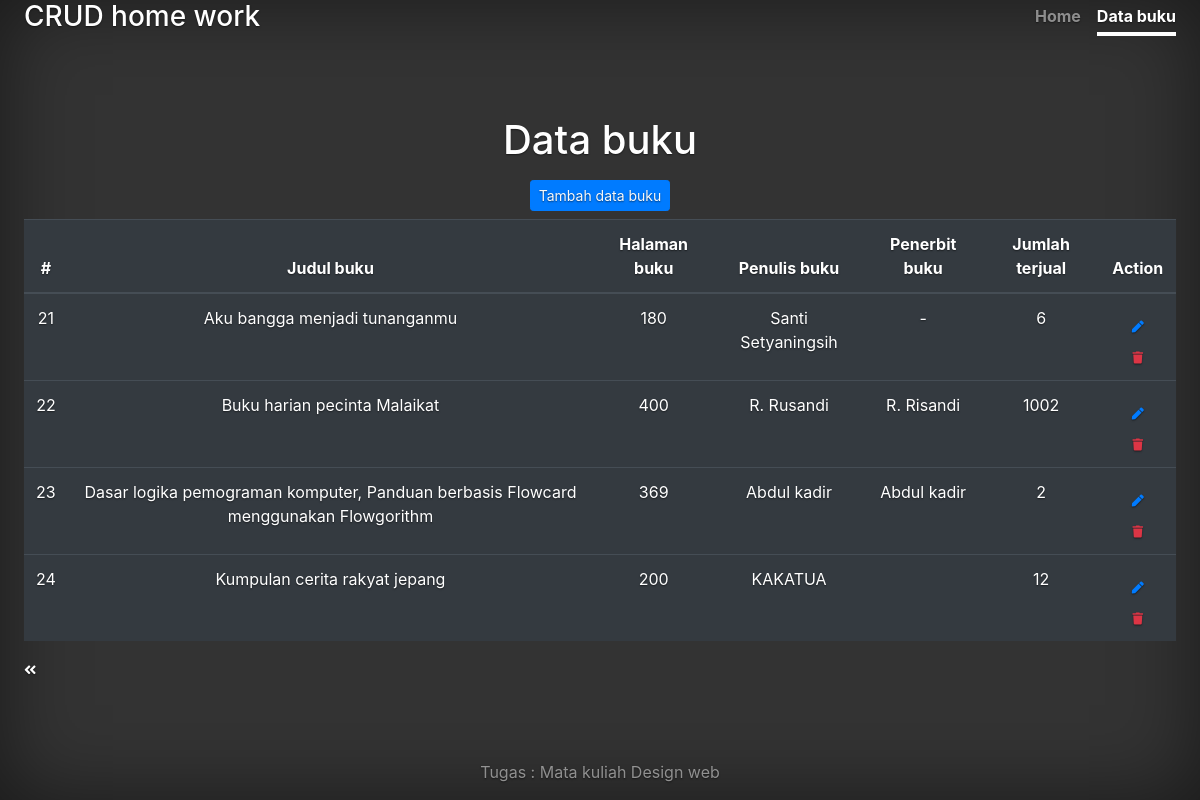
The page /databuku.php?page=2 on the database its author committed.
### tables this page shows
CREATE TABLE `buku` (
  `id` bigint(20) NOT NULL,
  `judul_buku` varchar(255) NOT NULL,
  `halaman_buku` int(11) NOT NULL,
  `penulis_buku` varchar(255) NOT NULL,
  `penerbit_buku` text DEFAULT NULL,
  `jumlah_terjual` int(11) NOT NULL
);

### databuku.php (the view, shortened to what this page needs)
<?php
$pdo = pdo_connect_mysql();
$page = isset($_GET['page']) && is_numeric($_GET['page']) ? (int)$_GET['page'] : 1;
$records_per_page = 5;
$stmt = $pdo->prepare('SELECT * FROM buku ORDER BY id LIMIT :current_page, :record_per_page');
$stmt->bindValue(':current_page', ($page - 1) * $records_per_page, PDO::PARAM_INT);
$stmt->bindValue(':record_per_page', $records_per_page, PDO::PARAM_INT);
$stmt->execute();
$buku = $stmt->fetchAll(PDO::FETCH_ASSOC);
$num_buku = $pdo->query('SELECT COUNT(*) FROM buku')->fetchColumn(); ?>
<!doctype html>
<html lang="en">
<head>
    <link rel="stylesheet" href="https://stackpath.bootstrapcdn.com/bootstrap/4.3.1/css/bootstrap.min.css"
>
    <link rel="stylesheet" href="https://use.fontawesome.com/releases/v5.7.1/css/all.css">
    <link href="cover.css" rel="stylesheet">
</head>
<body class="text-center">
    <div class="cover d-flex mx-auto flex-column">
        <header class="masthead mb-auto">
            <div class="inner">
                <h3 class="masthead-brand">CRUD home work</h3>
                <nav class="nav nav-masthead justify-content-center">
                    <a class="nav-link " href="/phpcrudputri">Home</a>
                    <a class="nav-link active" href="databuku.php">Data buku</a>
                </nav>
            </div>
        </header>
        <main role="main" class="inner">
            <h1 class="cover-heading">Data buku</h1>
            <a href="tambahbuku.php" class="btn btn-sm btn-primary text-light my-2">Tambah data buku</a>
            <table class="table table-dark">
                <thead>
                    <tr>
                        <th scope="col">#</th>
                        <th scope="col">Judul buku</th>
                        <th scope="col">Halaman buku</th>
                        <th scope="col">Penulis buku</th>
                        <th scope="col">Penerbit buku</th>
                        <th scope="col">Jumlah terjual</th>
                        <th scope="col">Action</th>
                    </tr>
                </thead>
                <tbody>
                    <?php foreach ($buku as $books) : ?>
                    <tr>
                        <td><?= $books['id'] ?></td>
                        <td><?= $books['judul_buku'] ?></td>
                        <td><?= $books['halaman_buku'] ?></td>
                        <td><?= $books['penulis_buku'] ?></td>
                        <td><?= $books['penerbit_buku'] ?></td>
                        <td><?= $books['jumlah_terjual'] ?></td>
                        <td class="actions">
                            <a href="editbuku.php?id=<?= $books['id'] ?>" class="btn text-primary"><i
                                    class="fas fa-pen fa-xs"></i></a>
                            <a href="hapusbuku.php?id=<?= $books['id'] ?>" class="trash text-danger"><i
                                    class="fas fa-trash fa-xs"></i></a>
                        </td>
                    </tr>
                    <?php endforeach; ?>
                </tbody>
            </table>
            <div class="pagination">
                <?php if ($page > 1) : ?>
                <a href="databuku.php?page=<?= $page - 1 ?>"><i class="fas fa-angle-double-left fa-sm"></i></a>
                <?php endif; ?>
            </div>
        </main>
        <footer class="mastfoot mt-auto">
            <div class="inner">
                <p>Tugas : Mata kuliah Design web</p>
            </div>
        </footer>
    </div>
</body>
</html>

### cover.css (style rules this page uses)
a, a:focus, a:hover { color: #fff; }
html, body { height: 100%; background-color: #333; }
body { display: -ms-flexbox; display: flex; color: #fff; text-shadow: 0 .05rem .1rem rgba(0, 0, 0, .5); box-shadow: inset 0 0 5rem rgba(0, 0, 0, .5); }
.masthead { margin-bottom: 2rem; }
.masthead-brand { margin-bottom: 0; }
.nav-masthead .nav-link { padding: .25rem 0; font-weight: 700; color: rgba(255, 255, 255, .5); background-color: transparent; border-bottom: .25rem solid transparent; }
.nav-masthead .nav-link + .nav-link { margin-left: 1rem; }
.nav-masthead .active { color: #fff; border-bottom-color: #fff; }
@media (min-width: 48em) { .masthead-brand { float: left; } }
@media (min-width: 48em) { .nav-masthead { float: right; } }
.cover { padding: 0 1.5rem; }
.mastfoot { color: rgba(255, 255, 255, .5); }

### rows shown on the page
buku: id "21", judul_buku "Aku bangga menjadi tunanganmu", halaman_buku "180", penulis_buku "Santi Setyaningsih", penerbit_buku "-", jumlah_terjual "6"
buku: id "22", judul_buku "Buku harian pecinta Malaikat", halaman_buku "400", penulis_buku "R. Rusandi", penerbit_buku "R. Risandi", jumlah_terjual "1002"
buku: id "23", judul_buku "Dasar logika pemograman komputer, Panduan berbasis Flowcard menggunakan Flowgorithm", halaman_buku "369", penulis_buku "Abdul kadir", penerbit_buku "Abdul kadir", jumlah_terjual "2"
buku: id "24", judul_buku "Kumpulan cerita rakyat jepang", halaman_buku "200", penulis_buku "KAKATUA", jumlah_terjual "12"
